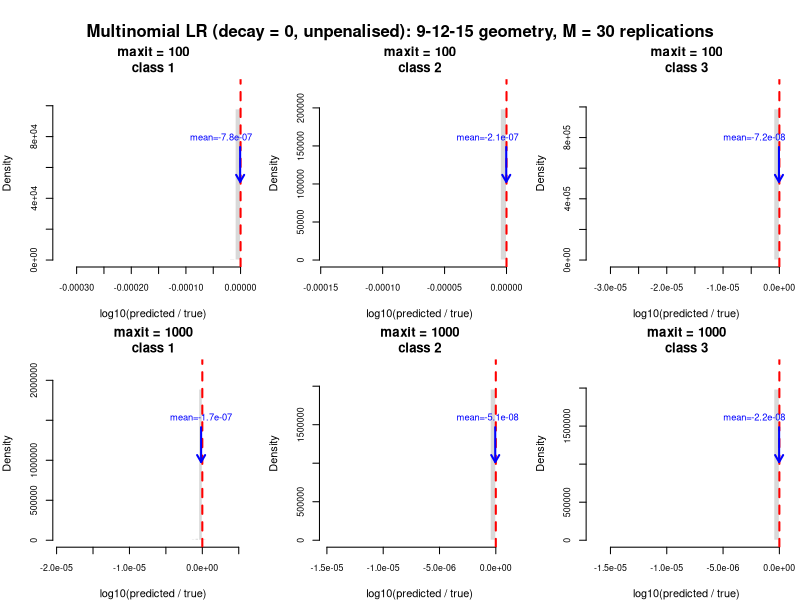
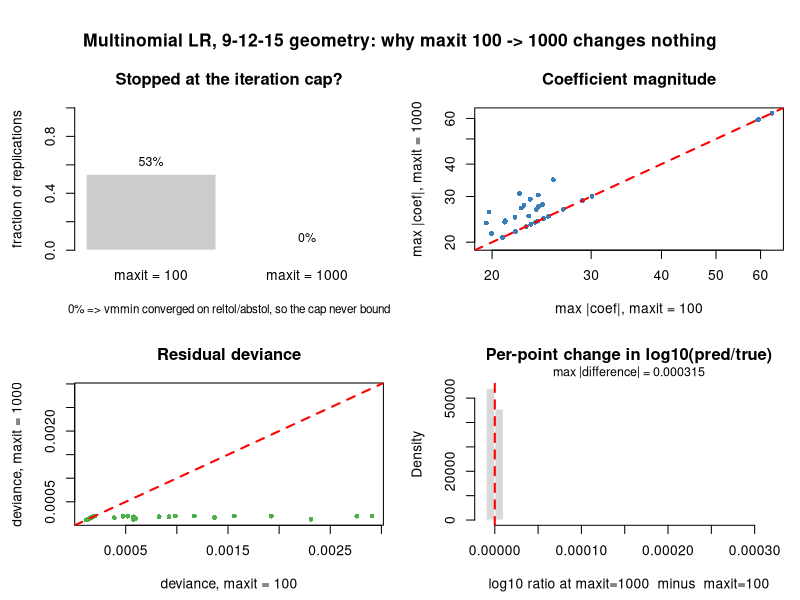
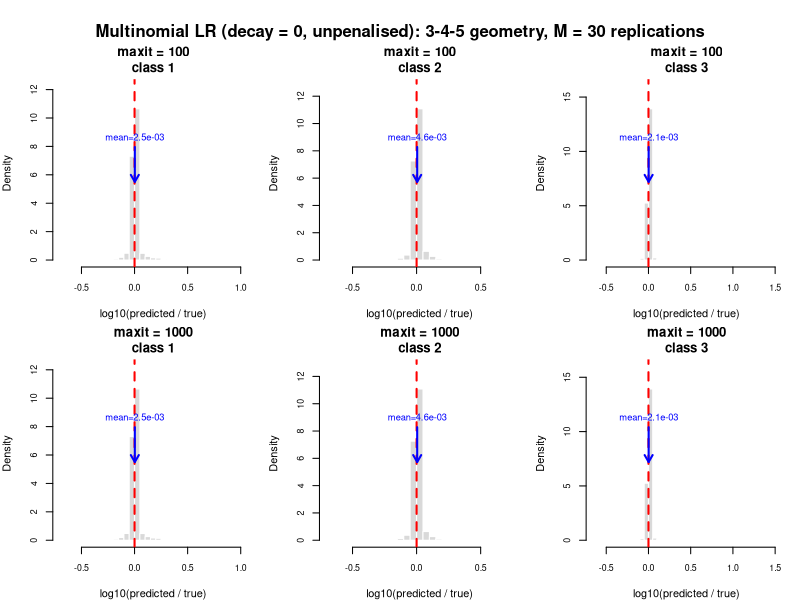

Write the R code that produced these figures, in order.
# Does multinomial logistic regression's calibration depend on maxit?
#
# Companion to three_class_calibration.R, isolating ONE model (multinomial
# softmax regression) and varying ONE knob (the iteration cap), across both
# geometries.
#
# Motivation. nnet::multinom() applies no penalty by default: it forwards to
# nnet.default(), whose signature is decay = 0, maxit = 100. Under linearly
# separable data the MLE does not exist, the coefficients diverge, and the only
# thing halting them is the iteration cap (or the reltol = 1e-8 relative
# tolerance). So at wide separation the fitted probabilities -- and therefore
# the apparent calibration -- are a property of the OPTIMIZER SETTINGS, not of
# multinomial logistic regression. This script tests that directly: if the
# histograms move as maxit goes 100 -> 500 -> 1000, the "calibration" being
# measured is an artifact rather than a property of the model.
#
# The prediction is that they move at 9-12-15 (separable, MLE nonexistent) and
# stay put at 3-4-5 (classes overlap, MLE exists, so the optimizer converges on
# its own well before any of these caps bind).
#
# Within a replication the SAME sampled dataset is used for every maxit value,
# so differences between rows are attributable to the cap alone and not to
# resampling.

suppressPackageStartupMessages(library(nnet))

n_reps <- 30      # Monte Carlo replications
n      <- 150     # points per class
K      <- 3
ln10   <- log(10)

maxit_grid <- c(100, 1000)   # 100 = nnet's documented default

geometries <- list(
  `9-12-15` = list(mus = list(c(0, 0), c(9, 0), c(0, 12)), tag = "sep9"),
  `3-4-5`   = list(mus = list(c(0, 0), c(3, 0), c(0, 4)),  tag = "sep3")
)

logsumexp <- function(v) {
  m <- max(v)
  m + log(sum(exp(v - m)))
}
log_softmax_rows <- function(M) t(apply(M, 1, function(v) v - logsumexp(v)))

## ---- One replication: one dataset, fitted at every maxit ------------------
fit_one_rep <- function(rep_id, mus) {
  Xs <- lapply(mus, function(m) cbind(rnorm(n, m[1], 1), rnorm(n, m[2], 1)))
  X  <- do.call(rbind, Xs)
  y  <- factor(rep(1:K, each = n))
  dat <- data.frame(x = X[, 1], y2 = X[, 2], class = y)
  own <- as.integer(y)

  ## Ground truth: exact Bayes posterior from the TRUE means (equal priors,
  ## identity covariance -> log density is -0.5 * squared distance).
  logf <- sapply(mus, function(m)
    -0.5 * rowSums((X - matrix(m, nrow(X), 2, byrow = TRUE))^2))
  log_p_true <- log_softmax_rows(logf)

  do.call(rbind, lapply(maxit_grid, function(mi) {
    fit <- suppressWarnings(multinom(class ~ x + y2, data = dat,
                                     trace = FALSE, maxit = mi))
    ## Softmax the raw linear predictors ourselves rather than taking
    ## fitted()/predict(type="probs"): those are linear-scale and round to
    ## exactly 1 or 0 at this separation, which would erase the very
    ## differences we are trying to measure.
    B   <- rbind(0, coef(fit))          # reference class 1 -> zero row
    eta <- cbind(1, X) %*% t(B)
    lp  <- log_softmax_rows(eta)

    data.frame(
      rep         = rep_id,
      maxit       = mi,
      ## vmmin's ifail: 0 = converged on abstol/reltol, 1 = hit the cap.
      hit_cap     = as.integer(isTRUE(fit$convergence == 1)),
      max_abs_coef = max(abs(coef(fit))),
      deviance    = fit$deviance,
      point_id    = seq_along(own),
      class       = own,
      log10_ratio = (lp[cbind(seq_along(own), own)] -
                     log_p_true[cbind(seq_along(own), own)]) / ln10
    )
  }))
}

## ---- Diagnostics page: why raising maxit changes nothing ------------------
## The histograms alone only show that the two caps agree; they do not say why.
## These four panels distinguish the two possible explanations:
##   (a) the optimizer is genuinely converging before either cap binds, versus
##   (b) the cap binds but the extra iterations move nothing measurable.
## Under separation the deviance keeps decreasing forever, so if the fits are
## stopping early it must be on vmmin's reltol = 1e-8 relative tolerance -- the
## relative improvement per step collapses long before the coefficients do.
plot_diagnostics <- function(res, geom_name, tag) {
  lo <- min(maxit_grid); hi <- max(maxit_grid)

  ## Per-replication summaries (one row per rep x maxit).
  d <- res[!duplicated(res[, c("rep", "maxit")]), ]
  d_lo <- d[d$maxit == lo, ]; d_hi <- d[d$maxit == hi, ]
  d_lo <- d_lo[order(d_lo$rep), ]; d_hi <- d_hi[order(d_hi$rep), ]

  ## Per-point log-ratios, matched on (rep, point_id) so the difference is
  ## strictly like-for-like: same replication, same sampled point.
  m <- merge(res[res$maxit == lo, c("rep", "point_id", "log10_ratio")],
             res[res$maxit == hi, c("rep", "point_id", "log10_ratio")],
             by = c("rep", "point_id"), suffixes = c(".lo", ".hi"))
  dif <- m$log10_ratio.hi - m$log10_ratio.lo

  out_png <- file.path(getwd(), sprintf("three_class_multinom_maxit_%s_diagnostics.png", tag))
  png(out_png, width = 10, height = 8.5, units = "in", res = 150)
  par(mfrow = c(2, 2), mar = c(4.5, 4.5, 3.5, 1), oma = c(0, 0, 3, 0))

  ## (a) Did the optimizer stop at the cap, or on its own tolerance?
  frac <- sapply(maxit_grid, function(mi) mean(d$hit_cap[d$maxit == mi]))
  bp <- barplot(frac, names.arg = paste("maxit =", maxit_grid), ylim = c(0, 1),
                col = "grey80", border = "white", ylab = "fraction of replications",
                main = "Stopped at the iteration cap?")
  text(bp, frac, sprintf("%.0f%%", 100 * frac), pos = 3, cex = 0.9)
  mtext("0% => vmmin converged on reltol/abstol, so the cap never bound",
        side = 1, line = 3, cex = 0.7)

  ## (b) Coefficient magnitude: under separation this grows without bound, so
  ## equality here means the extra iterations were never taken.
  rng <- range(c(d_lo$max_abs_coef, d_hi$max_abs_coef))
  plot(d_lo$max_abs_coef, d_hi$max_abs_coef, log = "xy", pch = 16, cex = 0.8,
       col = "#377eb8", xlim = rng, ylim = rng,
       xlab = sprintf("max |coef|, maxit = %d", lo),
       ylab = sprintf("max |coef|, maxit = %d", hi),
       main = "Coefficient magnitude")
  abline(0, 1, col = "red", lty = 2, lwd = 2)

  ## (c) Deviance: likewise strictly decreasing in the iteration count.
  rng <- range(c(d_lo$deviance, d_hi$deviance))
  plot(d_lo$deviance, d_hi$deviance, pch = 16, cex = 0.8, col = "#4daf4a",
       xlim = rng, ylim = rng,
       xlab = sprintf("deviance, maxit = %d", lo),
       ylab = sprintf("deviance, maxit = %d", hi),
       main = "Residual deviance")
  abline(0, 1, col = "red", lty = 2, lwd = 2)

  ## (d) The actual quantity of interest, differenced point by point.
  if (all(dif == 0)) {
    plot.new()
    title(main = "Per-point change in log10(pred/true)")
    text(0.5, 0.55, "Identical for every point", cex = 1.2)
    text(0.5, 0.4, sprintf("(all %d differences exactly 0)", length(dif)), cex = 0.9)
  } else {
    hist(dif, breaks = 40, col = "grey85", border = "white", freq = FALSE,
         xlab = sprintf("log10 ratio at maxit=%d  minus  maxit=%d", hi, lo),
         main = "Per-point change in log10(pred/true)")
    abline(v = 0, col = "red", lwd = 2, lty = 2)
    mtext(sprintf("max |difference| = %.3g", max(abs(dif))), side = 3,
          line = 0.2, cex = 0.75)
  }

  mtext(sprintf("Multinomial LR, %s geometry: why maxit %d -> %d changes nothing",
                geom_name, lo, hi), outer = TRUE, cex = 1.05, font = 2)
  invisible(dev.off())
  cat("Wrote", out_png, "\n")

  cat(sprintf("\nMax |per-point difference| in log10 ratio between maxit %d and %d: %.3g\n",
              lo, hi, max(abs(dif))))
  cat(sprintf("Deviance identical in %d of %d replications\n",
              sum(d_lo$deviance == d_hi$deviance), nrow(d_lo)))
}

## ---- Run one geometry end to end ------------------------------------------
run_geometry <- function(geom_name, geom) {
  cat(sprintf("\n================ geometry %s ================\n", geom_name))
  set.seed(1)
  res <- do.call(rbind, lapply(seq_len(n_reps), fit_one_rep, mus = geom$mus))

  ## Per-replication diagnostics (one row per rep x maxit, not per point).
  d <- res[!duplicated(res[, c("rep", "maxit")]), ]
  cat("\nFraction of replications stopping at the iteration cap:\n")
  print(round(tapply(d$hit_cap, d$maxit, mean), 3))
  cat("\nMedian largest |coefficient| (diverges without bound under separation):\n")
  print(signif(tapply(d$max_abs_coef, d$maxit, median), 4))

  ok <- is.finite(res$log10_ratio)
  cat("\nMean log10(p_hat / p_true), rows = maxit, cols = class:\n")
  print(signif(tapply(res$log10_ratio[ok],
                      list(res$maxit[ok], res$class[ok]), mean), 3))
  cat("\nSD of log10(p_hat / p_true):\n")
  print(signif(tapply(res$log10_ratio[ok],
                      list(res$maxit[ok], res$class[ok]), sd), 3))
  cat("\n(If these tables change down the maxit rows, the calibration being\n")
  cat(" measured is a property of the optimizer cap, not of the model.)\n")

  out_csv <- file.path(getwd(), sprintf("three_class_multinom_maxit_%s.csv", geom$tag))
  write.csv(res, out_csv, row.names = FALSE)
  cat("Wrote", out_csv, "\n")

  ## ---- Plot: maxit rows x class columns -----------------------------------
  out_png <- file.path(getwd(), sprintf("three_class_multinom_maxit_%s.png", geom$tag))
  png(out_png, width = 10, height = 8.5, units = "in", res = 150)
  par(mfrow = c(length(maxit_grid), K), mar = c(4, 4, 3, 1), oma = c(0, 0, 3, 0))
  for (mi in maxit_grid) {
    for (k in 1:K) {
      v <- res$log10_ratio[res$maxit == mi & res$class == k]
      v <- v[is.finite(v)]
      h <- hist(v, breaks = 40, plot = FALSE)
      ymax <- max(h$density) * 1.15
      hist(v, breaks = h$breaks, freq = FALSE, col = "grey85", border = "white",
           xlab = "log10(predicted / true)", ylim = c(0, ymax), cex.axis = 0.8,
           main = sprintf("maxit = %d\nclass %d", mi, k))
      abline(v = 0, col = "red", lwd = 2, lty = 2)
      mval <- mean(v)
      arrows(x0 = mval, y0 = ymax * 0.65, x1 = mval, y1 = ymax * 0.45,
             col = "blue", lwd = 2, length = 0.08)
      lab <- sprintf("mean=%.1e", mval)
      usr <- par("usr")
      half <- strwidth(lab, cex = 0.85) / 2
      x_lab <- min(max(mval, usr[1] + half * 1.05), usr[2] - half * 1.05)
      text(x_lab, ymax * 0.65, lab, col = "blue", pos = 3, cex = 0.85)
    }
  }
  mtext(sprintf("Multinomial LR (decay = 0, unpenalised): %s geometry, M = %d replications",
                geom_name, n_reps), outer = TRUE, cex = 1.0, font = 2)
  invisible(dev.off())
  cat("Wrote", out_png, "\n")

  ## Second page, for the separable geometry only: the histograms above show
  ## the two caps agree, but not why.
  if (geom$tag == "sep9") plot_diagnostics(res, geom_name, geom$tag)

  invisible(res)
}

for (gname in names(geometries)) run_geometry(gname, geometries[[gname]])
